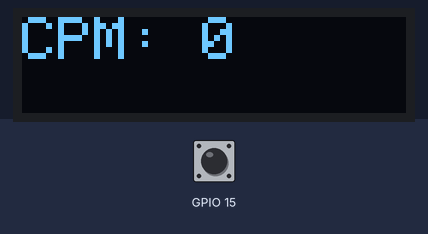
This sketch was run on a simulated ESP8266 (NodeMCU). On the bench: 128×32 one-colour display. Inputs (shaded band) come from the test bench; at power-on: GPIO 15 HIGH. WiFi joins after 1.5 s; servers stay silent unless stated; the display library's start-up logo is not drawn; uploads are accepted with an empty reply; what the sketch prints to the serial monitor is not drawn.

Above: at 2.1 s.
At 60.1 s:
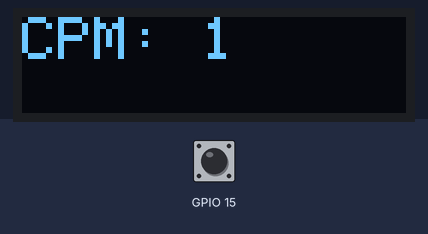

The sketch:

iot_geiger.ino
```cpp
#include <TimeLib.h>

#include <SPI.h>
#include <Wire.h>
#include <Adafruit_GFX.h>
#include <Adafruit_SSD1306.h>
#include <ESP8266WiFi.h>
#include <ESP8266HTTPClient.h>
#include "wifi_details.h"

int old_min=-1;
int current_min=0;
bool prev_status;
bool curr_status;
Adafruit_SSD1306 display = Adafruit_SSD1306(128, 32, &Wire);
int pulse_count=0;


WiFiClientSecure client;
void send_data()
{
  client.setInsecure(); //the magic line, use with caution
  client.connect(api_url, 443);


  Serial.println("sending data");


  String postData = "pass="+String(api_key) + "&device_id="+String(SEN_ID)+"&cpm=" + String(pulse_count);

  Serial.println(postData);
  HTTPClient http;
  http.begin(client, api_url);
  http.addHeader("Content-Type", "application/x-www-form-urlencoded");
  auto httpCode = http.POST(postData);
  Serial.println(httpCode); //Print HTTP return code

}

void setup() {
  // put your setup code here, to run once:
  pinMode(15, INPUT);
  WiFi.mode(WIFI_STA);
  WiFi.begin(STASSID, STAPSK );    //WiFi connection

  Serial.begin(115200);
  display.begin(SSD1306_SWITCHCAPVCC, 0x3C);  // initialize with the I2C addr 0x3C (for the 128x32)

  delay(1000);
  display.display();
  delay(1000);

  // Clear the buffer.
  display.clearDisplay();
  display.display();


  // text display tests
  display.setTextSize(2);
  display.setTextColor(WHITE);
  display.setCursor(0,0);
  display.println("Wait");
  display.display();


}

void loop() {
  // put your main code here, to run repeatedly:
  time_t t = now();
  current_min = minute(t);
  if (current_min != old_min)
  {
    display.clearDisplay();
    display.display();

    display.setCursor(0,0);
    display.print("CPM: ");
    display.println(pulse_count);
    display.display();
    send_data();
    pulse_count = 0;
    old_min = current_min;
  }
  curr_status = digitalRead(15);
  if (curr_status != prev_status)
  {
    if (curr_status & !prev_status)
    {
      // rising
      prev_status = curr_status;
      pulse_count++;

    }
    else //falling
    {
      prev_status = curr_status;
    }
  }


}
```

wifi_details.h
```cpp
#ifndef STASSID
#define STASSID "<SSID>"
#define STAPSK  "<PRESHARED KEY>"
#endif
#define SEN_ID "rad_sen1"
const char* api_url = "<API URL>";
const char* api_key = "<API KEY>";
```

Measured:
- what the display in image 0 shows lasts 57.9 s, from 2.1 s to 60.0 s
- what the display in image 1 shows lasts 60.0 s, from 60.0 s to 120.0 s
